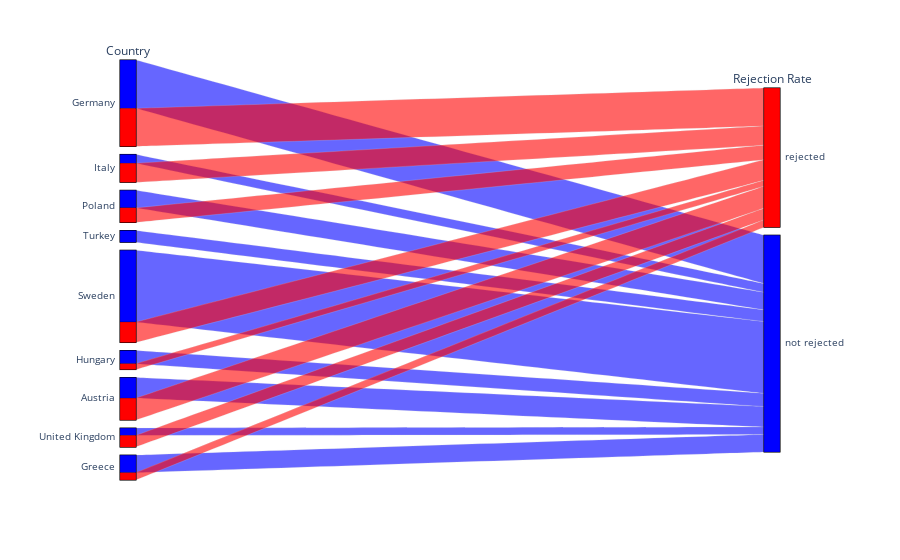
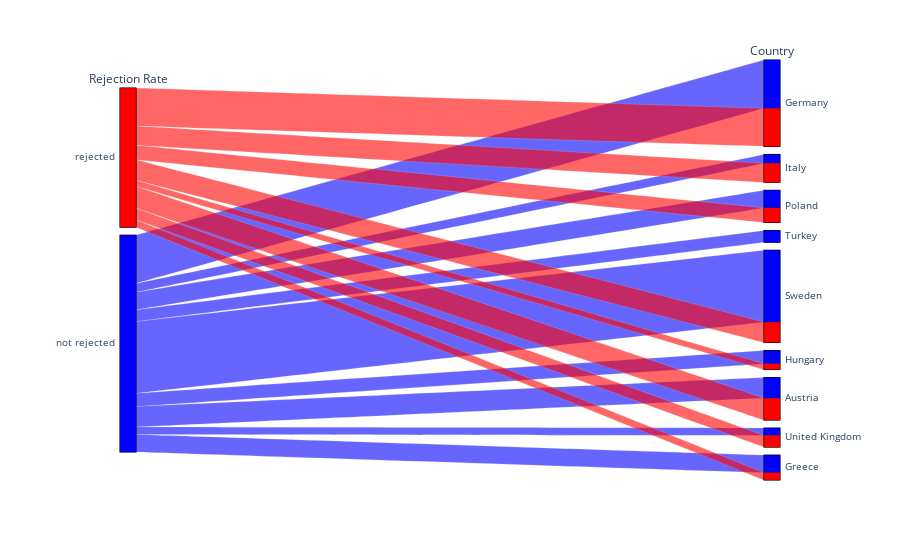

The cell these charts' notebook holds for them, in order:
### Markdown cell above
Blablabla

### Code cell
file_path = 'DataSets/refugee_interview_filtered.csv'
population_data = pd.read_csv(file_path)

data = population_data[['VAR01', 'VAR27']].copy()
data.columns = ['Country', 'Rejection_Rate']

color_mapping = {'not rejected': 0, 'rejected': 1}
data['Rejection_Rate_Num'] = data['Rejection_Rate'].map(color_mapping)

color_scale = [(0, 'blue'), (1, 'red')]

# Version with countries on the left
fig = px.parallel_categories(data, dimensions=['Country', 'Rejection_Rate'],
                             labels={'Country': 'Country', 'Rejection_Rate': 'Rejection Rate'},
                             color='Rejection_Rate_Num',
                             color_continuous_scale=color_scale)

fig.update_layout(coloraxis_showscale=False)
fig.show()

# Version with countries on the right
fig2 = px.parallel_categories(data, dimensions=['Rejection_Rate', 'Country'],
                             labels={'Country': 'Country', 'Rejection_Rate': 'Rejection Rate'},
                             color='Rejection_Rate_Num',
                             color_continuous_scale=color_scale)

fig2.update_layout(coloraxis_showscale=False)
fig2.show()

### Figure 1 — Plotly figure (JSON) as saved in the notebook; plotly's stock layout.template omitted (floating-point values rounded to 4 significant figures; data arrays with more than 128 entries replaced by an {"elided": "..."} marker saying what was removed)
{"data": [{"dimensions": [{"label": "Country", "values": {"elided": "243 str values"}}, {"label": "Rejection Rate", "values": {"elided": "243 str values"}}], "domain": {"x": [0, 1], "y": [0, 1]}, "line": {"color": {"elided": "243 int values"}, "coloraxis": "coloraxis"}, "name": "", "type": "parcats"}], "layout": {"coloraxis": {"colorbar": {"title": {"text": "Rejection_Rate_Num"}}, "colorscale": [[0, "blue"], [1, "red"]], "showscale": false}, "legend": {"tracegroupgap": 0}, "margin": {"t": 60}}}

### Figure 2 — Plotly figure (JSON) as saved in the notebook; plotly's stock layout.template omitted (floating-point values rounded to 4 significant figures; data arrays with more than 128 entries replaced by an {"elided": "..."} marker saying what was removed)
{"data": [{"dimensions": [{"label": "Rejection Rate", "values": {"elided": "243 str values"}}, {"label": "Country", "values": {"elided": "243 str values"}}], "domain": {"x": [0, 1], "y": [0, 1]}, "line": {"color": {"elided": "243 int values"}, "coloraxis": "coloraxis"}, "name": "", "type": "parcats"}], "layout": {"coloraxis": {"colorbar": {"title": {"text": "Rejection_Rate_Num"}}, "colorscale": [[0, "blue"], [1, "red"]], "showscale": false}, "legend": {"tracegroupgap": 0}, "margin": {"t": 60}}}
